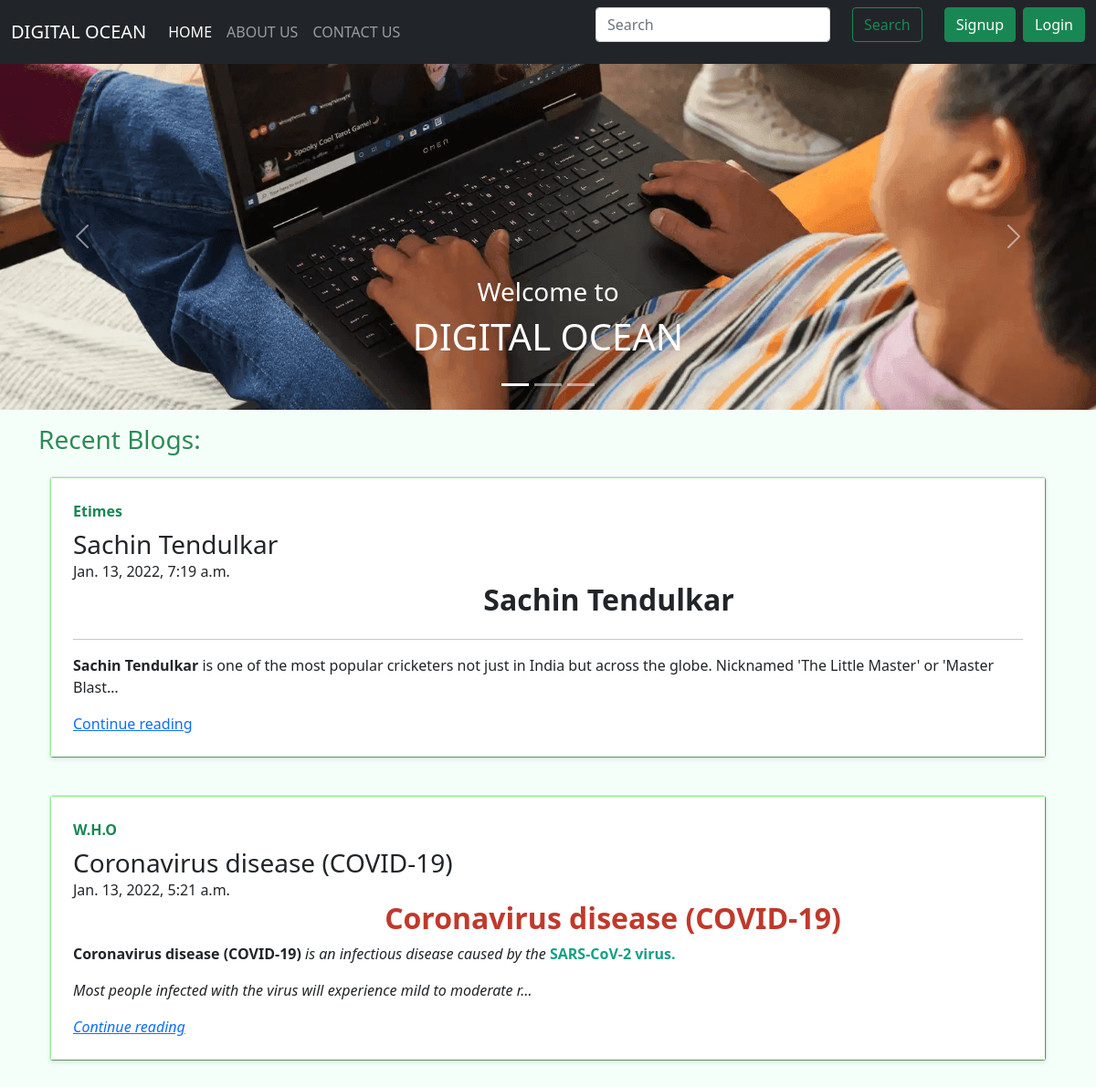
Screenshot of /blog/ with the database file from the repository.
### blog/models.py (models this page shows, shortened)
class Blogpost(models.Model):
    sno=models.AutoField(primary_key=True)
    title=models.CharField(max_length=200)
    content=RichTextField()
    author=models.CharField(max_length=50)
    slug=models.SlugField(unique=True)
    timeStamp=models.DateTimeField(auto_now=True)

### blog/views.py (the view)
# urls.py: path('',views.bloghome,name="BHOME"),
def bloghome(request):
    allposts=Blogpost.objects.order_by('-timeStamp')
    context={'posts':allposts}
    return render(request,'blog/bloghome.html',context)

### templates/blog/bloghome.html (shortened to what this page needs)
{% extends 'base.html' %}
{% block blogactive%}active{%endblock blogactive%}
{% load staticfiles %}
{%block body%}
{% load staticfiles %}
<body style="background-color:MintCream;">
      <div id="carouselExampleCaptions" class="carousel slide" data-bs-ride="carousel">
        <div class="carousel-indicators">
          <button type="button" data-bs-target="#carouselExampleCaptions" data-bs-slide-to="0" class="active" aria-current="true" aria-label="Slide 1"></button>
          <button type="button" data-bs-target="#carouselExampleCaptions" data-bs-slide-to="1" aria-label="Slide 2"></button>
          <button type="button" data-bs-target="#carouselExampleCaptions" data-bs-slide-to="2" aria-label="Slide 3"></button>
        </div>
        <div class="carousel-inner">
          <div class="carousel-item active">
            <img src="{% static 'b1.png' %}" class="d-block w-100" alt="...">
            <div class="carousel-caption d-none d-md-block">
              <h3>Welcome to </h3><h1><p style="color:white">DIGITAL OCEAN</p></h1>
            </div>
          </div>
        </div>
        <button class="carousel-control-prev" type="button" data-bs-target="#carouselExampleCaptions" data-bs-slide="prev">
          <span class="carousel-control-prev-icon" aria-hidden="true"></span>
        </button>
        <button class="carousel-control-next" type="button" data-bs-target="#carouselExampleCaptions" data-bs-slide="next">
          <span class="carousel-control-next-icon" aria-hidden="true"></span>
        </button>
      </div>
<div class="container my-3">
  <h3 style="color:SeaGreen">Recent Blogs:</h3>
{% for you in posts %}
{% load staticfiles %}
<div class="container">
  <div class="row mb-2" >
    <div class="col-md-12">
      <div class="row g-0 border rounded overflow-hidden flex-md-row mb-4 my-3 shadow-sm h-md-250 position-relative">
        <div class="col p-4 d-flex flex-column position-static">
          <strong class="d-inline-block mb-2 text-success">{{you.author}}</strong>
          <h3 class="mb-0">{{you.title}}</h3>
        {{you.timeStamp}}
          <p class="card-text mb-auto">{{you.content| truncatechars:500|safe}}</p>
          <a href="/blog/{{you.slug}}" class="stretched-link ">Continue reading</a>
        </div>
      </div>
      </div>
{% endfor %}
    </body>
      {%endblock body%}

### templates/base.html (shortened to what this page needs)
<html><head><title> {%block title%}{% endblock title%}|DIGITAL OCEAN</title></head>
<body><!doctype html>
    <html lang="en">
      <head>
        <link href="https://cdn.jsdelivr.net/npm/bootstrap@5.1.3/dist/css/bootstrap.min.css" rel="stylesheet">
      </head>
      <body>
      </body>
    </html>
    <nav class="navbar navbar-expand-lg navbar-dark bg-dark">
        <div class="container-fluid">
          <a class="navbar-brand" href="/blog">DIGITAL OCEAN</a>
          <div class="collapse navbar-collapse" id="navbarSupportedContent">
            <ul class="navbar-nav me-auto mb-2 mb-lg-0">
              <li class="nav-item">
                <a class="nav-link {% block blogactive%}{%endblock blogactive%}" href="/blog">HOME</a>
              </li>
              <li class="nav-item">
                <a class="nav-link {% block aboutactive%}{%endblock aboutactive%}" href="/aboutus">ABOUT US</a>
              </li>
              <li class="nav-item">
                <a class="nav-link {% block contactactive%}{%endblock contactactive%}" href="/contactus">CONTACT US</a>
              </li>
            </ul>
            <form method="get" action="/search" class="d-flex">
              <input class="form-control me-2" type="search" placeholder="Search" aria-label="Search" name="query" id='query'>
              <button class="btn btn-outline-success mx-3 " type="submit">Search</button>
  {% if user.is_authenticated %}
          <ul class="navbar-nav me-auto mb-2 mb-lg-0"><li class="nav-item dropdown">
            <a class="nav-link dropdown-toggle" href="#" id="navbarDropdown" role="button" data-bs-toggle="dropdown" aria-expanded="false" style="color:white">
              {{request.user}}
            </a>
            <ul class="dropdown-menu" aria-labelledby="navbarDropdown">
              <li><a class="dropdown-item" href="/logout/">logout</a></li>
            </ul>
          </li></ul>
  {% else %}
<button type="button" class="btn btn-success mx-2" data-bs-toggle="modal" data-bs-target="#signupModal">
Signup</button>
 <button type="button" class="btn btn-success mr-2" data-bs-toggle="modal" data-bs-target="#loginModal">
Login</button>
  {% endif %}
            </form>
          </div>
        </div>
</nav>
{% block body %}
{% endblock body %}
            </body>
</html>

### templates/blog/bloghome.html (style rules this page uses)
.col { border: 1px outset LightGreen; background-color: white; }

### rows the page displays
Blogpost: author "Etimes", title "Sachin Tendulkar", timeStamp "Jan. 13, 2022, 7:19 a.m.", content "Sachin Tendulkar Sachin Tendulkar is one of the most popular cricketers not just in India but across the globe. Nicknamed 'The Little Master' or 'Master Blast…"
Blogpost: author "W.H.O", title "Coronavirus disease (COVID-19)", timeStamp "Jan. 13, 2022, 5:21 a.m.", content "Coronavirus disease (COVID-19) Coronavirus disease (COVID-19) is an infectious disease caused by the SARS-CoV-2 virus. Most people infected with the virus will experience mild to moderate r…"
